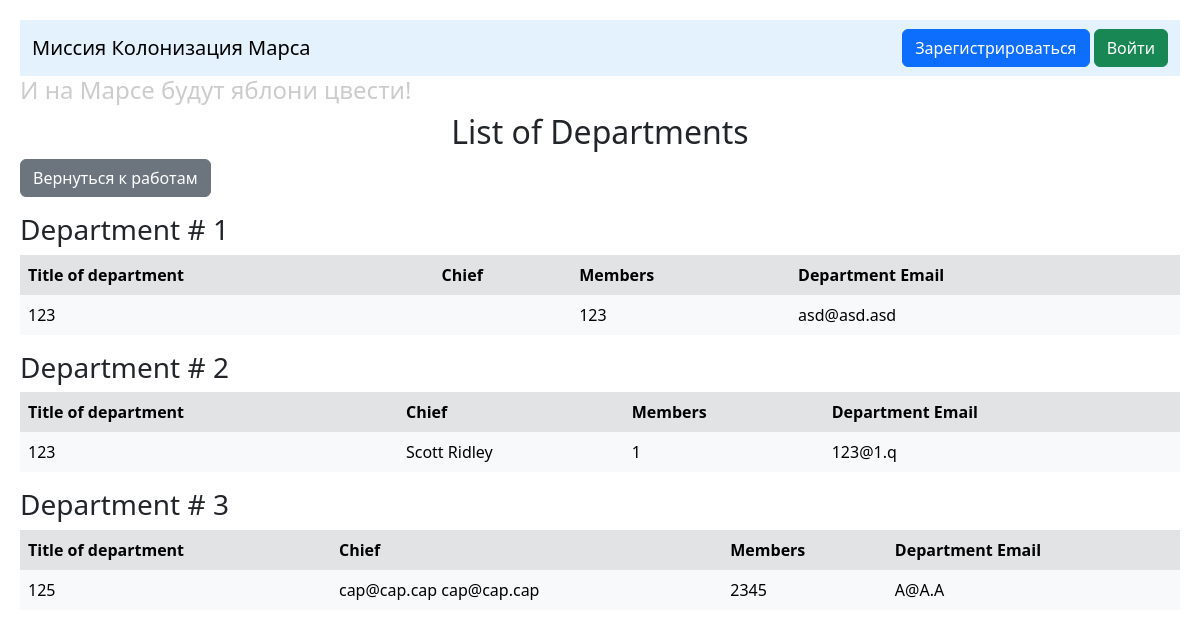
The page /departments on the database its author committed.
### data/department.py (models this page shows, shortened)
class Department(SqlAlchemyBase):
    __tablename__ = 'department'
    id = sa.Column(sa.Integer, primary_key=True, autoincrement=True)
    title = sa.Column(sa.String, nullable=True)
    chief = sa.Column(sa.Integer, sa.ForeignKey('users.id'), nullable=True)
    members = sa.Column(sa.String, nullable=True)
    email = sa.Column(sa.String, nullable=True)
    user = orm.relationship('User')

### data/users.py (models this page shows, shortened)
class User(SqlAlchemyBase, UserMixin):
    __tablename__ = 'users'
    id = sa.Column(sa.Integer, primary_key=True, autoincrement=True)
    surname = sa.Column(sa.String, nullable=True)
    name = sa.Column(sa.String, nullable=True)
    age = sa.Column(sa.Integer, nullable=True)
    position = sa.Column(sa.String, nullable=True)
    speciality = sa.Column(sa.String, nullable=True)
    address = sa.Column(sa.String, nullable=True)
    email = sa.Column(sa.String, index=True, unique=True, nullable=True)
    hashed_password = sa.Column(sa.String, nullable=True)
    modified_date = sa.Column(sa.DateTime, default=datetime.datetime.now)
    jobs = orm.relationship('Jobs', back_populates='user')

### main.py (the view)
@app.route('/departments')
def departments_list():
    db_sess = db_session.create_session()
    departments = db_sess.query(Department).all()
    return render_template('departments.html',
                           title='List of Departments',
                           departments=departments)

### data/db_session.py (called while the page is built)
def create_session() -> Session:
    global __factory
    return __factory()

### templates/departments.html (shortened to what this page needs)
{% extends "base.html" %}
{% block content %}
<h2 class="text-center">List of Departments</h2>
<div class="mb-3">
    <a href="/" class="btn btn-secondary">Вернуться к работам</a>
</div>
{% for dep in departments %}
    <h3>Department # {{ dep.id }}</h3>
    <div class="table-responsive">
        <table class="table table-borderless">
            <thead>
                <tr class="table-secondary">
                    <th>Title of department</th>
                    <th>Chief</th>
                    <th>Members</th>
                    <th>Department Email</th>
                </tr>
            </thead>
            <tbody>
                <tr class="table-light">
                    <td>{{ dep.title }}</td>
                    <td>{{ dep.user.surname }} {{ dep.user.name }}</td>
                    <td>{{ dep.members }}</td>
                    <td>{{ dep.email }}</td>
                </tr>
            </tbody>
        </table>
    </div>
{% endfor %}
{% endblock %}

### templates/base.html (shortened to what this page needs)
<!DOCTYPE html>
<html lang="en">
<head>
    <link rel="stylesheet"
          href="https://cdn.jsdelivr.net/npm/bootstrap@5.3.0/dist/css/bootstrap.min.css"
>
</head>
<body style="margin: 20px">
    <nav class="navbar navbar-light" style="background-color: #e3f2fd;">
        <div class="container-fluid justify-content-between">
            <a class="navbar-brand" href="/">Миссия Колонизация Марса</a>
            {% if current_user.is_authenticated %}
                <a class="navbar-brand" href="/logout">{{ current_user.surname }} {{ current_user.name }}</a>
            {% else %}
                <div class="ms-auto">
                    <a class="btn btn-primary" href="/register">Зарегистрироваться</a>
                    <a class="btn btn-success" href="/login">Войти</a>
                </div>
            {% endif %}
        </div>
    </nav>
    <h4 style="color: #cccccc;">И на Марсе будут яблони цвести!</h4>
    {% block content %}{% endblock %}
</body>
</html>

### rows shown on the page
Department: id "1", title "123", members "123", email "asd@asd.asd"
Department: id "2", title "123", user.surname "Scott", user.name "Ridley", members "1", email "123@1.q"
Department: id "3", title "125", user.surname "cap@cap.cap", user.name "cap@cap.cap", members "2345", email "A@A.A"
